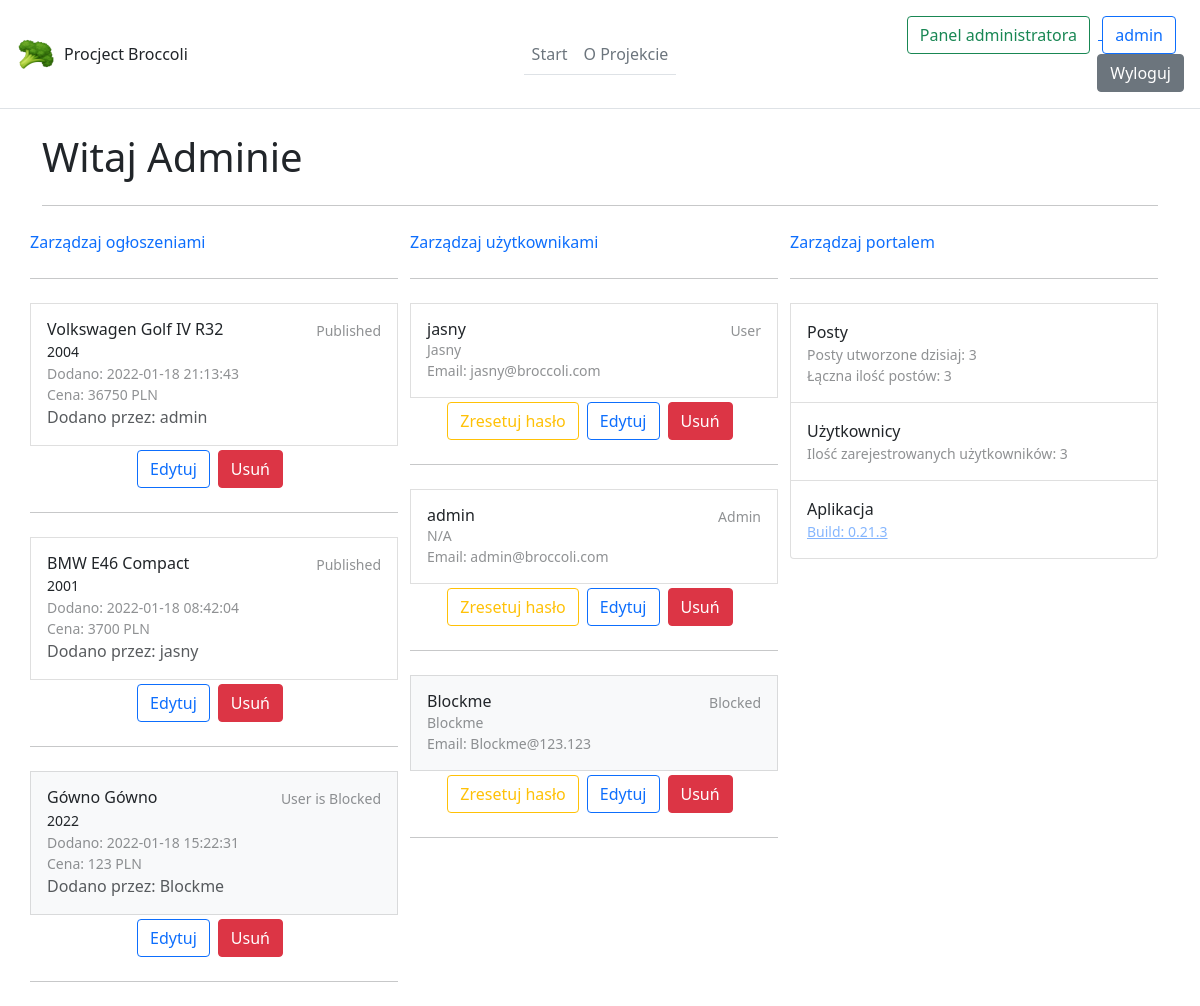
Screenshot of /admin_panel (signed in) with the database file from the repository.
### appData/models.py (models this page shows, shortened)
class User(db.Model, UserMixin):
    id = db.Column(db.Integer, primary_key=True)
    login = db.Column(db.String(30), unique=True, nullable=False)
    firstname = db.Column(db.String(30))
    lastname = db.Column(db.String(30))
    email = db.Column(db.String(120), unique=True, nullable=False)
    password = db.Column(db.String(90), nullable=False)
    role = db.Column(db.String(30), default='User')
    posts = db.relationship('Post', backref='author', lazy=True)

class Post(db.Model):
    id = db.Column(db.Integer, primary_key=True)
    user_id = db.Column(db.Integer, db.ForeignKey('user.id'), nullable=False)
    manufacture = db.Column(db.String(100), nullable=False)
    model = db.Column(db.String(100))
    manufacture_year = db.Column(db.String(4))
    photo = db.Column(db.String(30), nullable=False, default='defaultCar.jpg')
    description = db.Column(db.Text)
    price = db.Column(db.Integer(), nullable=False)
    date_posted = db.Column(db.DateTime, nullable=False, default=datetime.utcnow)
    status = db.Column(db.String(10), default='Published')
    location = db.Column(db.String(255))

### appData/routes.py (the view)
@app.route('/admin_panel')
@login_required
def admin_panel():
    if current_user.role == 'Admin':
        users = User.query.all()
        posts = Post.query.all()
        statistics = BroccoliStatistics(len(posts), len(posts), len(users),
                                        '0.21.3')  # TODO separate posts created today #BUILD NUM HERE
        return render_template('admin_panel.html', title='Panel administratora', users=users, posts=posts,
                               statistics=statistics)
    else:
        flash('Nie jesteś administratorem!', 'warning')
        return redirect(url_for('home'))

### appData/models.py (called while the page is built)
@login_manager.user_loader #copy
def load_user(user_id):
    return User.query.get(int(user_id))

### appData/templates/admin_panel.html (shortened to what this page needs)
{% extends "layout.html" %}
{% block content %}
<div class="container">
    <main>
        <div class="row justify-content-center">
            <div class="col-sm-12">
                <h1 class="fw-light">
                    Witaj Adminie
                </h1>
                <hr class="my-4">
            </div>
        </div>
        <div class="row justify-content-center">
            <div class="col-md-4 list-group list-group-checkable">
                <span class="text-primary">Zarządzaj ogłoszeniami</span>
                <hr class="my-4">
                {% for post in posts %}
                {% if post.status == 'Published' and post.author.role != 'Blocked' %}
                <a href="/post/{{ post.id }}" class="list-group-item list-group-item-action d-flex gap-3 py-3" aria-current="true">
                {% else %}
                <a href="/post/{{ post.id }}" class="list-group-item list-group-item-action d-flex gap-3 py-3 bg-light" aria-current="true">
                {% endif %}
                    <div class="d-flex gap-2 w-100 justify-content-between">
                      <div>
                        <h6 class="mb-0">{{ post.manufacture }} {{ post.model }} </h6>
                        <small class="small">{{ post.manufacture_year }}</small>
                        <span class="d-block small opacity-50">Dodano: {{ post.date_posted.replace(microsecond=0) }}</span>
                        <span class="d-block small opacity-50 post-price-after">Cena: {{ post.price }}</span>
                        <p class="mb-0 opacity-75">
                            Dodano przez: {{ post.author.login }}
                        </p>
                      </div>
                      {% if post.author.role == 'Blocked' %}
                      <small class="opacity-50 text-nowrap">User is {{ post.author.role }}</small>
                      {% else %}
                      <small class="opacity-50 text-nowrap">{{ post.status }}</small>
                      {% endif %}
                    </div>
                </a>
                <div class="mt-1 d-flex justify-content-center">
                  <button class="btn btn-outline-primary me-2" onclick="window.location.href='/post/{{ post.id }}/edit'">Edytuj</button>
                  <button class="btn btn-danger me-2" onclick="window.location.href='/post/{{ post.id }}/delete/action_confirm?back=admin_panel'">Usuń</button>
                </div>
                <hr class="my-4">
                {% endfor %}
            </div>
            <div class="col-md-4 list-group list-group-checkable">
                <span class="text-primary">Zarządzaj użytkownikami</span>
                <hr class="my-4">
                {% for user in users %}
                    {% if user.role == 'User' or user.role == "Admin" %}
                    <a href="/user/{{ user.id }}" class="list-group-item list-group-item-action d-flex gap-3 py-3" aria-current="true">
                    {% else %}
                    <a href="/user/{{ user.id }}" class="list-group-item list-group-item-action d-flex gap-3 py-3 bg-light" aria-current="true">
                    {% endif %}
                    <div class="d-flex gap-2 w-100 justify-content-between">
                      <div>
                        <h6 class="mb-0">{{ user.login }}</h6>
                        {% if user.firstname %}
                        <span class="d-block small opacity-50">{{ user.firstnaem }} {{ user.lastname }}</span>
                        {% else %}
                        <span class="d-block small opacity-50">N/A</span>
                        {% endif %}
                        <span class="d-block small opacity-50">Email: {{ user.email }}</span>
                      </div>
                      <small class="opacity-50 text-nowrap">{{ user.role }}</small>
                    </div>
                </a>
                <div class="mt-1 d-flex justify-content-center">
                    <button class="btn btn-outline-warning me-2">Zresetuj hasło</button>
                    <button class="btn btn-outline-primary me-2" onclick="window.location.href='/user/{{ user.id }}/edit'">Edytuj</button>
                    <button class="btn btn-danger me-2" onclick="window.location.href='/user/{{ user.id }}/delete/action_confirm?back=admin_panel'">Usuń</button>
                </div>
                <hr class="my-4">
                {% endfor %}
            </div>
            <div class="col-md-4 list-group list-group-checkable">
                <span class="text-primary">Zarządzaj portalem</span>
                <hr class="my-4">
                <div class="list-group-item py-3" for="listGroupCheckableRadios1">
                Posty
                <span class="d-block small opacity-50">Posty utworzone dzisiaj: {{ statistics.sumOfPostsToday }}</span>
                <span class="d-block small opacity-50">Łączna ilość postów: {{ statistics.sumOfPosts }}</span>
                </div>
                <div class="list-group-item py-3" for="listGroupCheckableRadios1">
                    Użytkownicy
                    <span class="d-block small opacity-50">Ilość zarejestrowanych użytkowników: {{ statistics.sumOfUsers }}</span>
                </div>
                <div class="list-group-item py-3" for="listGroupCheckableRadios1">
                    Aplikacja
                    <span class="d-block small opacity-50"><a href='https://github.com/Ja-Sny/project_Broccoli'>Build: {{ statistics.buildNumber }}</a></span>
                </div>
            </div>
        </div>
    </main>
</div>
{% endblock content %}

### appData/templates/layout.html (shortened to what this page needs)
<!doctype html>
<html lang="pl">
    <head>
        <link href="https://cdn.jsdelivr.net/npm/bootstrap@5.1.3/dist/css/bootstrap.min.css" rel="stylesheet">
      </head>
    <body>
            <header class="d-flex flex-wrap align-items-center justify-content-center justify-content-md-between py-3 p-3 mb-4 border-bottom">
              <a href="/" class="d-flex align-items-center col-md-3 mb-2 mb-md-0 text-dark text-decoration-none">
                <img class="bi me-2" width="40" height="32" role="img" aria-label="Bootstrap" src="{{ url_for('static', filename='img/broccoli.ico') }}"> Procject Broccoli
              </a>
              <ul class="nav col-12 col-md-auto mb-2 justify-content-center mb-md-0">
                  <li>
                      {% if title == 'Start' %}
                      <a href="{{ url_for('home') }}" class="nav-link nav-links px-2 text-capitalize link-dark border-bottom border-secondary">
                      {% else %}
                      <a href="{{ url_for('home') }}" class="nav-link nav-links px-2 text-capitalize link-secondary border-bottom">
                      {% endif %}
                        Start
                      </a>
                  </li>
                  <li>
                      {% if title == 'O projekcie' %}
                      <a href="{{ url_for('about') }}" class="nav-link nav-links px-2 text-capitalize link-dark border-bottom border-secondary">
                      {% else %}
                      <a href="{{ url_for('about') }}" class="nav-link nav-links px-2 text-capitalize link-secondary border-bottom">
                      {% endif %}
                          O projekcie
                      </a>
                  </li>
              </ul>
              {% if current_user.is_authenticated %}
              <div class="col-md-3 text-end">
                {% if current_user.role == 'Admin' %}
                <a href="{{ url_for('admin_panel')}}">
                  <button type="button" class="btn btn-outline-success me-2">
                    Panel administratora
                  </button>
                </a>
                {% endif %}
                <a href="/user/{{ current_user.id }}">
                    <button type="button" class="btn btn-outline-primary me-2">
                        {{ current_user.login }}
                    </button>
                </a>
                <a href="{{ url_for('logout') }}">
                    <button type="button" class="btn btn-secondary">
                        Wyloguj
                    </button>
                </a>
              </div>
              {% endif %}
          </header>
        {% block content %}
        {% endblock %}
    </body>
</html>

### appData/templates/layout.html (style rules this page uses)
.nav-links { transition: 0.8s; }
.post-price-after::after { content: ' PLN'; }

### rows the page displays
User: login "admin", firstname "N/A", email "admin@broccoli.com", role "Admin"
Post: manufacture "Volkswagen", model "Golf IV R32", manufacture_year "2004", date_posted.replace "2022-01-18 21:13:43", price "36750", author.login "admin", status "Published"
Post: manufacture "BMW", model "E46 Compact", manufacture_year "2001", date_posted.replace "2022-01-18 08:42:04", price "3700", author.login "jasny", status "Published"
Post: manufacture "Gówno", model "Gówno", manufacture_year "2022", date_posted.replace "2022-01-18 15:22:31", price "123", author.login "Blockme", author.role "Blocked"
User: login "jasny", lastname "Jasny", email "jasny@broccoli.com", role "User"
User: login "Blockme", lastname "Blockme", email "Blockme@123.123", role "Blocked"

### other values shown
{{ statistics.sumOfPostsToday }} "3"
{{ statistics.sumOfPosts }} "3"
{{ statistics.sumOfUsers }} "3"
{{ statistics.buildNumber }} "0.21.3"
